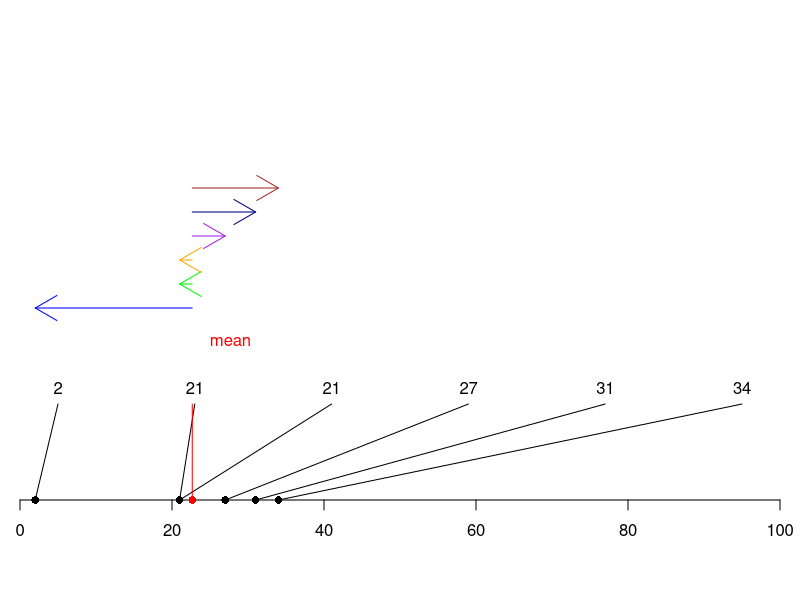
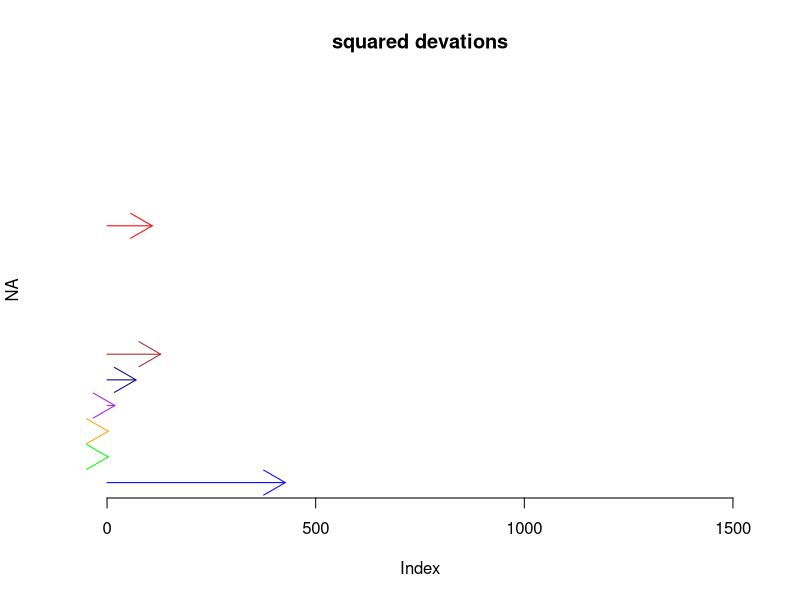
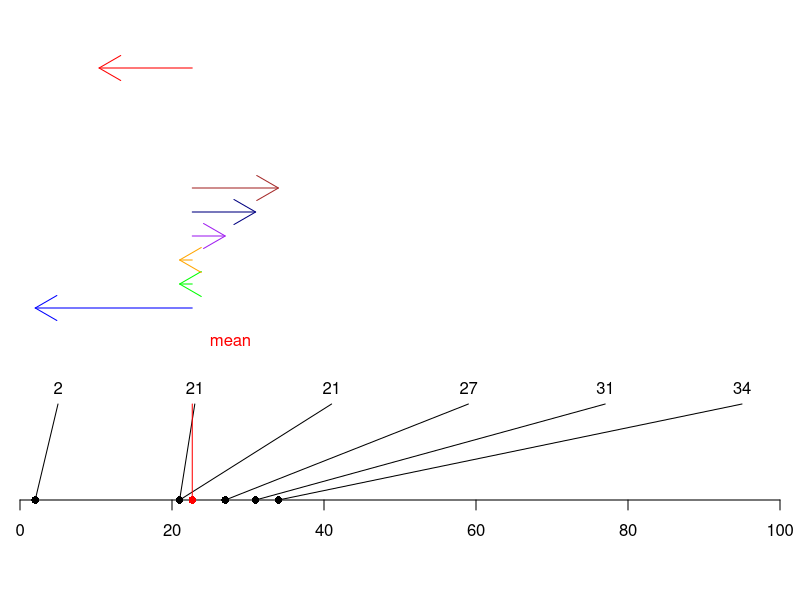

Write R code to recreate these figures, in order.
## ---- chunk 1
## define plot data
xlim <- c(0,100);
ylim <- c(0,100);
#px <- c(5,5,50,60,70,90);
px=sort(round(runif(6,0,100),0))
py <- c(0,0,0,0,0,0);
lx.buf <- 5;
lx <- seq(xlim[1]+lx.buf,xlim[2]-lx.buf,len=length(px));
ly <- 20;

## create basic plot outline
par(xaxs='i',yaxs='i',mar=c(5,1,1,1));
plot(NA,xlim=xlim,ylim=ylim,axes=F,ann=F);
axis(1);

## plot elements
segments(px,py,lx,ly);
points(px,py,pch=16,xpd=NA);
text(lx,ly,px,pos=3);

## Add the mean
points(x = mean(px),y = 0,pch=16 ,xpd=NA,col="red")
segments(mean(px),0,mean(px),20,col="red");
text(mean(px)+5,30,"mean",pos=3,col="red");

##Deviations from mean
arrows(x0 = mean(px),y0 = 40,x1 = px[1],y1 = 40,col="blue")
arrows(x0 = mean(px),y0 = 45,x1 = px[2],y1 = 45,col="green")
arrows(x1 = px[3],y0 = 50,x0 = mean(px),y1 = 50,col="orange")
arrows(x1 = px[4],y0 = 55,x0 = mean(px),y1 = 55,col="purple")
arrows(x1 = px[5],y0 = 60,x0 = mean(px),y1 = 60,col="navy")
arrows(x1 = px[6],y0 = 65,x0 = mean(px),y1 = 65,col="brown")
## ---- chunk 2


## Squared deviations
dev.off()
xlim <- c(0,1500);
ylim <- c(0,1500);
plot(NA,xlim=xlim,ylim=ylim,axes=F,main = "squared devations");
axis(1);
arrows(x0 = 0,y0 = 0,x1 = (px[1]-mean(px))^2, y1 = 0,col="blue")
arrows(x0 = 0,y0 = 100,x1 = (px[2]-mean(px))^2, y1 = 100,col="green")
arrows(x0 = 0,y0 = 200,x1 = (px[3]-mean(px))^2, y1 = 200,col="orange")
arrows(x0 = 0,y0 = 300,x1 = (px[4]-mean(px))^2, y1 = 300,col="purple")
arrows(x0 = 0,y0 =400,x1 = (px[5]-mean(px))^2, y1 = 400,col="navy")
arrows(x0 = 0,y0 = 500,x1 = (px[6]-mean(px))^2, y1 = 500,col="brown")

##add the average squared deviation
arrows(x0 = 0,y0 = 1000,x1 = ((px[1]-mean(px))^2+(px[2]-mean(px))^2+(px[3]-mean(px))^2+(px[4]-mean(px))^2+(px[5]-mean(px))^2+(px[6]-mean(px))^2)/6, y1 = 1000,col="red")

##Back to dieavtions
dev.off()

xlim <- c(0,100);
ylim <- c(0,100);
par(xaxs='i',yaxs='i',mar=c(5,1,1,1));
plot(NA,xlim=xlim,ylim=ylim,axes=F,ann=F);
axis(1);

## plot elements
segments(px,py,lx,ly);
points(px,py,pch=16,xpd=NA);
text(lx,ly,px,pos=3);

## Add the mean
points(x = mean(px),y = 0,pch=16 ,xpd=NA,col="red")
segments(mean(px),0,mean(px),20,col="red");
text(mean(px)+5,30,"mean",pos=3,col="red");

##Deviations from mean
arrows(x0 = mean(px),y0 = 40,x1 = px[1],y1 = 40,col="blue")
arrows(x0 = mean(px),y0 = 45,x1 = px[2],y1 = 45,col="green")
arrows(x1 = px[3],y0 = 50,x0 = mean(px),y1 = 50,col="orange")
arrows(x1 = px[4],y0 = 55,x0 = mean(px),y1 = 55,col="purple")
arrows(x1 = px[5],y0 = 60,x0 = mean(px),y1 = 60,col="navy")
arrows(x1 = px[6],y0 = 65,x0 = mean(px),y1 = 65,col="brown")

arrows(x1 = (((px[1]-mean(px))^2+(px[2]-mean(px))^2+(px[3]-mean(px))^2+(px[4]-mean(px))^2+(px[5]-mean(px))^2+(px[6]-mean(px))^2)/6)^.5,y0 = 90,x0 = mean(px),y1 = 90,col="red")


